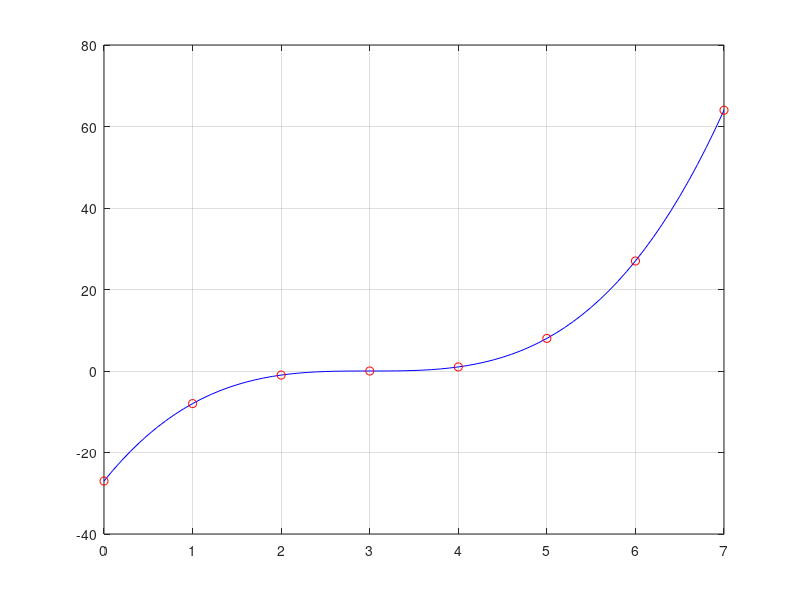

Here is the MATLAB script that generated this plot:
close all; clc;
%% Visualize Scoring
f = figure('Name', 'Scoring');
axis([0 10 0 10]);
x = 0:0.1:7;
y = (x - floor(7/2)).^3; 
x2 = 0:1:7;
y2 = (x2 - floor(7/2)).^3; 
plot(x, y,'b-',x2,y2, 'ro');
grid on

exportgraphics(f, 'Scoring.png','Resolution',300)
